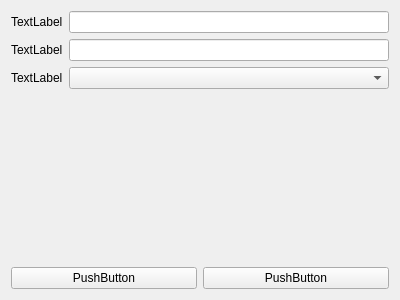
<?xml version="1.0" encoding="UTF-8"?>
<ui version="4.0">
 <class>CrearClientes</class>
 <widget class="QWidget" name="CrearClientes">
  <property name="geometry">
   <rect>
    <x>0</x>
    <y>0</y>
    <width>400</width>
    <height>300</height>
   </rect>
  </property>
  <property name="windowTitle">
   <string>CrearClientes</string>
  </property>
  <layout class="QVBoxLayout" name="verticalLayout">
   <item>
    <layout class="QFormLayout" name="formLayout">
     <property name="fieldGrowthPolicy">
      <enum>QFormLayout::AllNonFixedFieldsGrow</enum>
     </property>
     <property name="rowWrapPolicy">
      <enum>QFormLayout::DontWrapRows</enum>
     </property>
     <item row="0" column="0">
      <widget class="QLabel" name="label">
       <property name="text">
        <string>TextLabel</string>
       </property>
      </widget>
     </item>
     <item row="0" column="1">
      <widget class="QLineEdit" name="lineEdit_2"/>
     </item>
     <item row="1" column="0">
      <widget class="QLabel" name="label_2">
       <property name="text">
        <string>TextLabel</string>
       </property>
      </widget>
     </item>
     <item row="1" column="1">
      <widget class="QLineEdit" name="lineEdit"/>
     </item>
     <item row="2" column="0">
      <widget class="QLabel" name="label_3">
       <property name="text">
        <string>TextLabel</string>
       </property>
      </widget>
     </item>
     <item row="2" column="1">
      <widget class="QComboBox" name="comboBox"/>
     </item>
    </layout>
   </item>
   <item>
    <layout class="QHBoxLayout" name="horizontalLayout">
     <item>
      <widget class="QPushButton" name="pushButton_2">
       <property name="text">
        <string>PushButton</string>
       </property>
      </widget>
     </item>
     <item>
      <widget class="QPushButton" name="pushButton">
       <property name="text">
        <string>PushButton</string>
       </property>
      </widget>
     </item>
    </layout>
   </item>
  </layout>
 </widget>
 <resources/>
 <connections/>
</ui>
